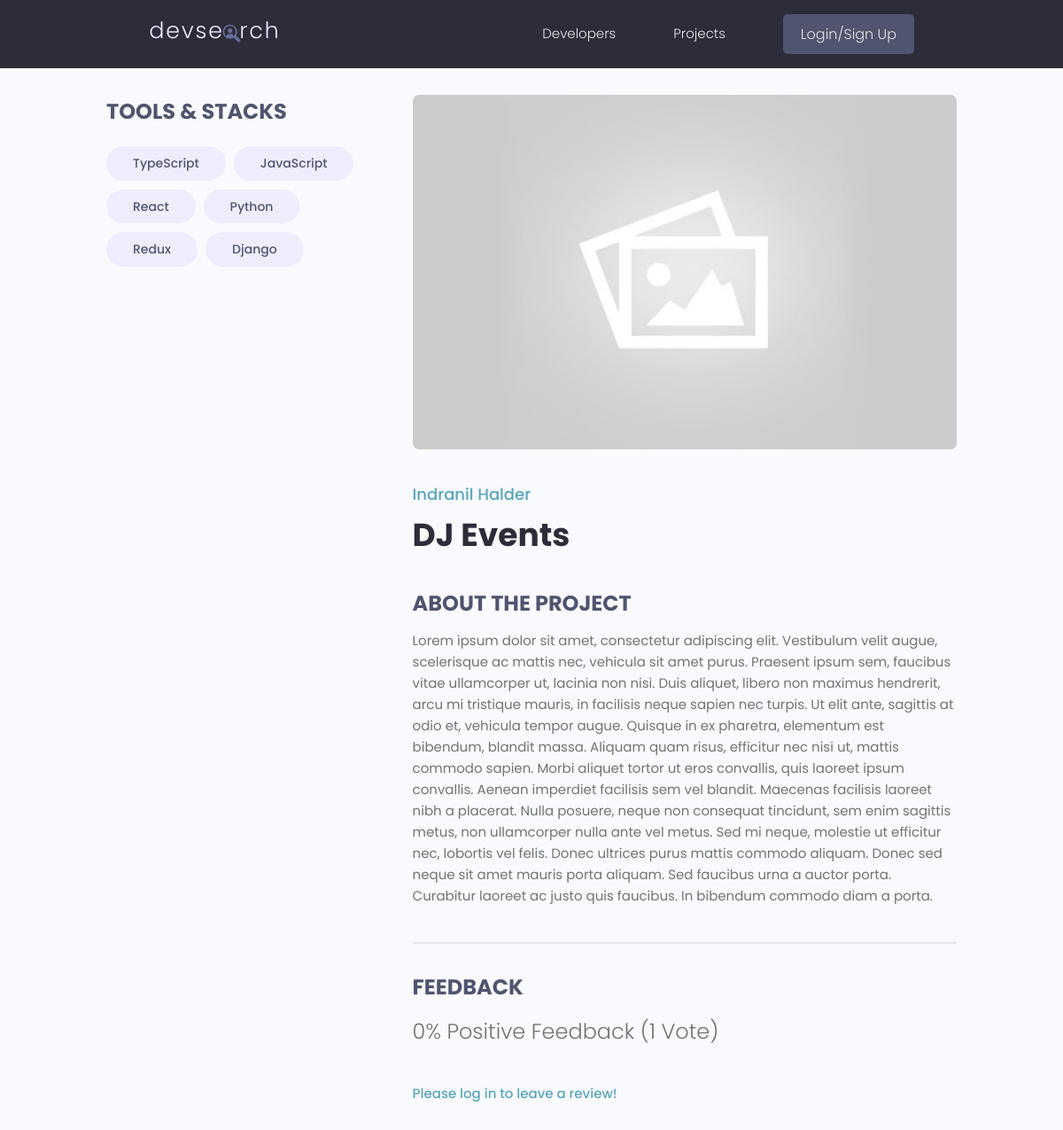
Before: /projects/project/0ccfab7a-f32a-430a-9eea-cc9220e56992 with the older database file.
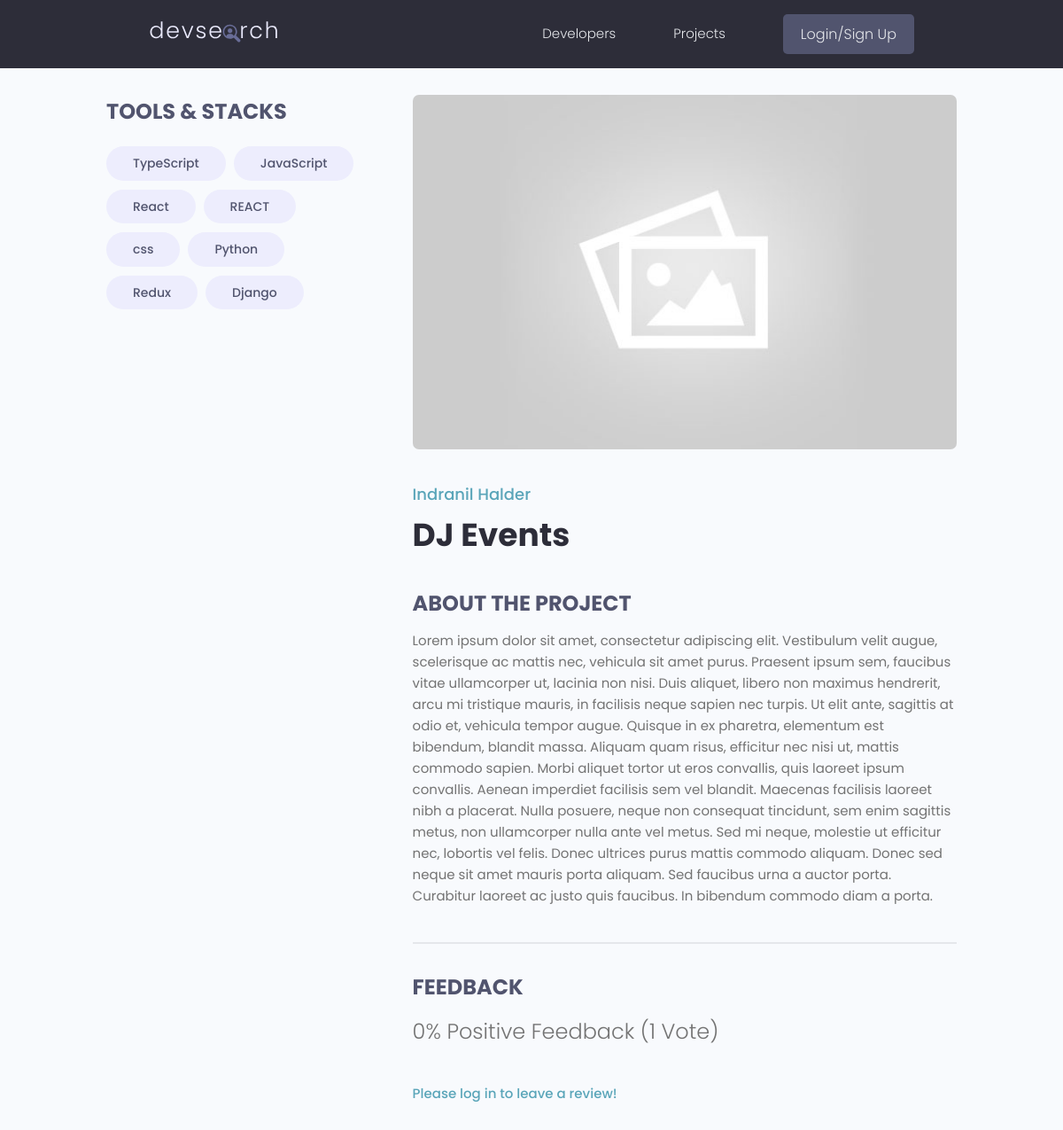
After: the same page with the newer database file.
### projects/models.py (models this page shows)
class Tag(models.Model):
    name = models.CharField(max_length=200)
    created = models.DateTimeField(auto_now_add=True)
    id = models.UUIDField(default=uuid.uuid4, unique=True,
                          primary_key=True, editable=False)
    def __str__(self):
        return self.name

### projects/views.py (the view, shortened to what this page needs)
# urls.py: path('project/<str:pk>', views.project, name='project'),
def project(request, pk):
    projectObj = Project.objects.get(id=pk)
    form = ReviewForm()
    return render(request, 'projects/single-project.html', {'project': projectObj, 'form': form})

### projects/models.py (called while the page is built)
    @property
    def imageUrl(self):
        try:
            url = self.featured_image.url
        except:
            url = ""
        return url

    @property
    def reviewers(self):
        queryset = self.review_set.all().values_list('owner__id', flat=True)
        return queryset

### projects/templates/projects/single-project.html (shortened to what this page needs)
{% extends 'main.html' %} {% block content %}
<main class="singleProject my-md">
  <div class="container">
    <div class="layout">
      <div class="column column--1of3">
        <h3 class="singleProject__subtitle">Tools & Stacks</h3>
        <div class="singleProject__toolStack">
          {% for tag in project.tags.all %}
          <span class="tag tag--pill tag--sub tag--lg">
            <small>{{ tag }}</small>
          </span>
          {% endfor %}
        </div>
      </div>
      <div class="column column--2of3">
        <img class="singleProject__preview" src="{{ project.imageUrl }}" alt="{{project.title}}" />
        <a href="{% url 'user-profile' project.owner.id %}" class="singleProject__developer">{{ project.owner.name }}</a>
        <h2 class="singleProject__title">{{project.title}}</h2>
        <h3 class="singleProject__subtitle">About the Project</h3>
        <div class="singleProject__info">
          {{ project.description }}
        </div>
        <div class="comments">
          <h3 class="singleProject__subtitle">Feedback</h3>
          <h5 class="project--rating">
            {{ project.vote_ratio }}% Positive Feedback ({{ project.vote_total }} Vote{{ project.vote_total|pluralize:"s" }})
          </h5>
          {% if request.user.profile.id in project.reviewers %}
            <p>You have already submitted your review for this project!</p>
          {% elif request.user.profile == project.owner %}
            <p>You can not review your own work!</p>
          {% else %}
            <a href="{% url 'login' %}?next={{request.path}}">Please log in to leave a review!</a>
          {% endif %}
        </div>
      </div>
    </div>
  </div>
</main>
{% endblock content %}

Changed rows visible on the page:
added Tag: name "REACT"
added Tag: name "css"
